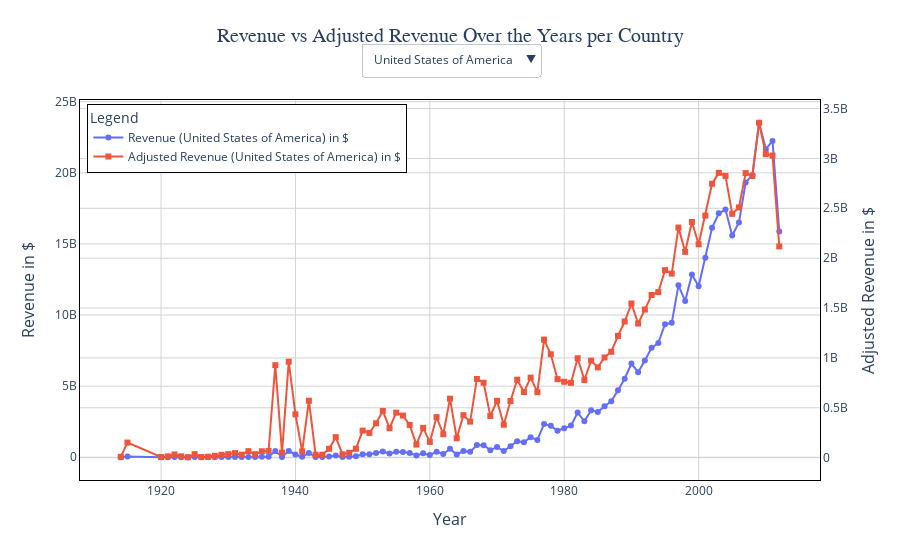

Notebook code for this chart:
### Markdown cell above
Let's create an interactive plot to select the country

### Code cell
import plotly.graph_objects as go

# Initialize figure
fig = go.Figure()
df_movies_eco_exploded_countries['countries'] = df_movies_eco_exploded_countries['countries'].astype(str)

# Add traces for each country's data
for i, country in enumerate(df_movies_eco_exploded_countries['countries'].unique()):
    country_data = df_movies_eco_exploded_countries[df_movies_eco_exploded_countries['countries'] == country].groupby('year', as_index=False)[['revenue', 'revenue_adj']].sum()

    # Add Revenue trace
    fig.add_trace(go.Scatter(
        x=country_data['year'],
        y=country_data['revenue'],
        mode='lines+markers',
        name=f'Revenue ({country}) in $',
        visible=True if country == df_movies_eco_exploded_countries['countries'].unique()[0] else False,
        line=dict(width=2),
        marker=dict(size=6, symbol='circle'),
        yaxis='y'  # Use the primary y-axis
    ))

    # Add Adjusted Revenue trace
    fig.add_trace(go.Scatter(
        x=country_data['year'],
        y=country_data['revenue_adj'],
        mode='lines+markers',
        name=f'Adjusted Revenue ({country}) in $',
        visible=True if country == df_movies_eco_exploded_countries['countries'].unique()[0] else False,
        line=dict(width=2),
        marker=dict(size=6, symbol='square'),
        yaxis='y2'  # Use the secondary y-axis
    ))

# Create dropdown buttons for filtering by country
buttons = []
for country in df_movies_eco_exploded_countries['countries'].unique():
    visibility = [country == trace.name.split('(')[1].split(')')[0].strip() for trace in fig.data]

    button = {
        'label': country,
        'method': 'update',
        'args': [
            {'visible': visibility},  # Update visibility of traces
            {'title': f"Revenue vs Adjusted Revenue: {country}"}
        ]
    }
    buttons.append(button)

# Update layout with dropdown menu and styling
fig.update_layout(
    updatemenus=[{
        'buttons': buttons,
        'direction': 'down',
        'showactive': True,
        'x': 0.5,
        'y': 1.15,
        'xanchor': 'center',
        'yanchor': 'top'
    }],
    title={
        'text': "Revenue vs Adjusted Revenue Over the Years per Country",
        'y': 0.95,
        'x': 0.5,
        'xanchor': 'center',
        'yanchor': 'top',
        'font': dict(size=20, family='Arial, sans-serif')
    },
    xaxis=dict(
        title='Year',
        titlefont=dict(size=16),
        tickfont=dict(size=12),
        showgrid=True,
        gridcolor='lightgrey',
        zeroline=False
    ),
    yaxis=dict(
        title='Revenue in $',
        titlefont=dict(size=16),
        tickfont=dict(size=12),
        showgrid=True,
        gridcolor='lightgrey',
        zeroline=False
    ),
    yaxis2=dict(
        title='Adjusted Revenue in $',
        titlefont=dict(size=16),
        tickfont=dict(size=12),
        overlaying='y',
        side='right',
        showgrid=True,
        gridcolor='lightgrey',
        zeroline=False
    ),
    legend=dict(
        title='Legend',
        x=0.01,
        y=0.99,
        bordercolor="Black",
        borderwidth=1,
        font=dict(size=12)
    ),
    plot_bgcolor='white'
)

# Add grid lines and background
fig.update_xaxes(showline=True, linewidth=1, linecolor='black', mirror=True)
fig.update_yaxes(showline=True, linewidth=1, linecolor='black', mirror=True)

# Show the figure
fig.show()
fig.write_html("Rev-vs-Adj_Rev_country.html")
